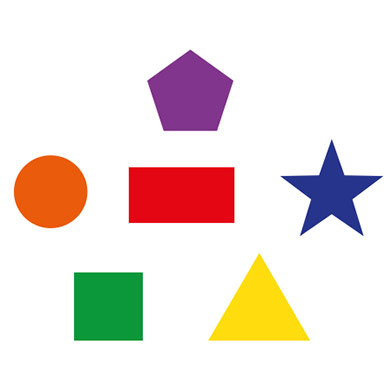
//> input picture resources/shapes.jpg, 392 x 392 px
$ ./7_contour_detection   (built with g++ and OpenCV 4)
//> lines starting //> are read from the running program, lines starting //| are printed output that depends on the picture; after the words box and inside, x2 and y2 are one past the last pixel; in counts of white or black regions, pixels touching at a corner belong together
### 2_join_images_helper.hpp
#include <initializer_list>
#include <opencv2/core.hpp>

using namespace std;
using namespace cv;

Mat hstack(initializer_list<Mat>);
Mat vstack(initializer_list<Mat>);

### 2_join_images_helper.cpp
#include <initializer_list>
#include <vector>
#include <opencv2/core.hpp>
#include <opencv2/imgproc.hpp>
#include "2_join_images_helper.hpp"

using namespace std;
using namespace cv;

Mat hstack(initializer_list<Mat> list) {

    Mat output;
    for (auto m : list) {
        if (m.channels() == CV_8U || m.channels() == CV_8S)
            cvtColor(m, m, COLOR_GRAY2BGR);

        if (output.rows > m.rows) {
            if (m.cols == 0)
                continue;

            Mat add = Mat::zeros(Size(m.cols, output.rows-m.rows), CV_8UC3);
            vconcat(m, add, m);
        } else if (m.rows > output.rows) {
            if (output.cols == 0) {
                output = m;
                continue;
            }
            Mat add = Mat::zeros(Size(output.cols, m.rows-output.rows), CV_8UC3);
            vconcat(output, add, output);
        }

        hconcat(output, m, output);
    }

    return output;
}

// [27 lines left out: function vstack, not called in this run]

### 7_contour_detection.cpp
#include <opencv2/highgui.hpp>
#include <opencv2/imgproc.hpp>
#include "2_join_images_helper.hpp"

using namespace std;
using namespace cv;

void get_contours(InputArray image, InputOutputArray contour_shapes);

int main()
{
    Mat original_shapes(imread("resources/shapes.jpg"));
//> original_shapes is the input picture: 392 rows x 392 cols, CV_8UC3; mean B, G, R 219.9, 225.8, 236.9
    Mat canny_shapes;

    cvtColor(original_shapes, canny_shapes, COLOR_BGR2GRAY);
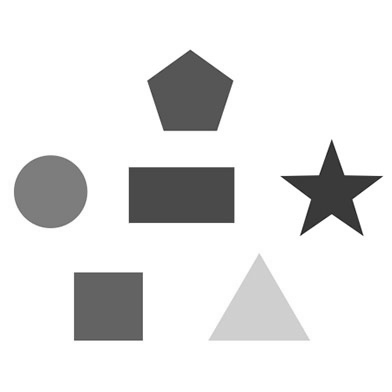
//> canny_shapes: 392 rows x 392 cols, CV_8UC1; min 25, max 255, mean 228.4
    Canny(canny_shapes, canny_shapes, 20, 20);
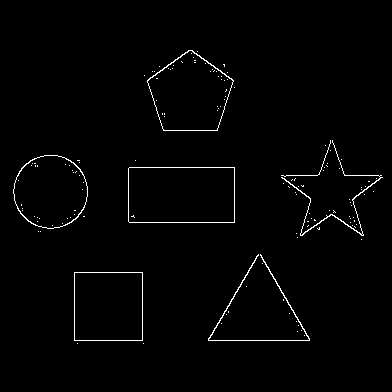
//> canny_shapes: 392 rows x 392 cols, CV_8UC1; 1.4% white in thin lines or dots, all inside (x1, y1, x2, y2) = (13, 50, 383, 344)

    Mat kernel(2, 2, CV_8U, Scalar(1));
    dilate(canny_shapes, canny_shapes, kernel);

    Mat img_eroded;
    erode(canny_shapes, canny_shapes, kernel);
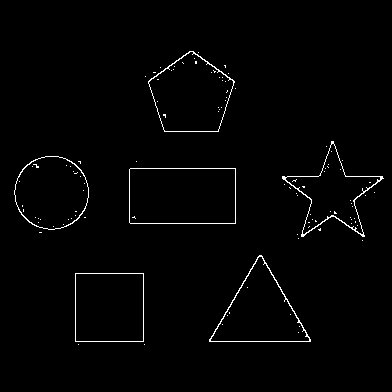
//> canny_shapes: 392 rows x 392 cols, CV_8UC1; 1.4% white in thin lines or dots, all inside (x1, y1, x2, y2) = (14, 51, 384, 345)

    Mat contour_shapes;
    original_shapes.copyTo(contour_shapes);
    get_contours(canny_shapes, contour_shapes);

    Mat shapes(hstack({ original_shapes, canny_shapes, contour_shapes}));
    imshow("shapes", shapes);
    if (waitKey(0) == 'w')
        exit(0);
}

void get_contours(InputArray image, InputOutputArray contour_shapes) {

    vector<vector<Point>> contours;
    vector<Vec4i> hierarchy;
    findContours(image, contours, RETR_EXTERNAL, CHAIN_APPROX_NONE);
//> contours = 31 contours, 25 with area under 20; largest, box (x1, y1, x2, y2) and area: (129, 168, 236, 224) 5829, (148, 51, 235, 132) 4851, (75, 273, 144, 342) 4624, (209, 255, 311, 342) 4508, (14, 156, 89, 230) 4238, (282, 141, 384, 237) 3484
    for (int idx = 0; idx < contours.size(); ++idx) {
        auto con = contours[idx];
        double area = contourArea(con);
        if (area > 50) {

            Scalar color((uchar)rand(), (uchar)rand(), (uchar)rand());
            drawContours(contour_shapes, contours, idx, color, 2);
            auto arcl = arcLength(con, true);

            vector<Point> approx;
            approxPolyDP(con, approx, 0.03*arcl, true);

            auto rect = boundingRect(approx);
            putText(contour_shapes, to_string(approx.size()), Point(rect.x, rect.y+rect.height+12), FONT_HERSHEY_PLAIN, 1, color, 1);
        }
    }
//> this loop made 31 passes
//> (area, arcl, approx, rect) on pass 4: (4507.5, 316, 3 Points (x, y): [209, 339], [310, 341], [261, 255], Rect(209, 255, 102, 87))
//> (area, arcl, rect) on passes 3, 17, 21, 23, 31: (4624, 272, Rect(75, 273, 69, 69)), (5829, 320.8, Rect(129, 168, 107, 56)), (4238.5, 244.2, Rect(14, 156, 75, 74)), (3483.5, 396.1, Rect(282, 141, 101, 96)), (4851, 278.1, Rect(148, 51, 87, 81))
//> pass 3, in get_contours, `putText(contour_shapes, to_string(approx.size()), Point(rect.x, rect.y..`:
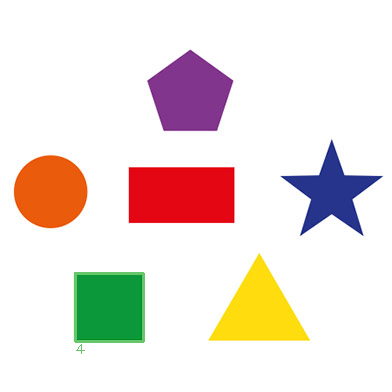
//> contour_shapes: 392 rows x 392 cols, CV_8UC3; 0.54% of pixels changed, all inside (x1, y1, x2, y2) = (74, 272, 145, 354)
//> after the loop:
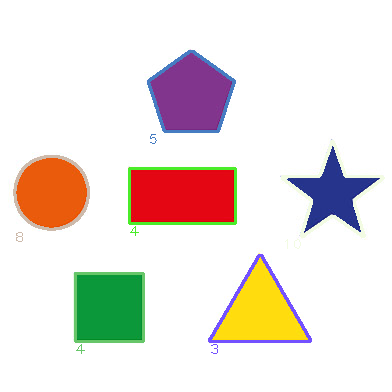
//> contour_shapes: 392 rows x 392 cols, CV_8UC3; 3.31% of pixels changed, all inside (x1, y1, x2, y2) = (13, 50, 385, 354)
//> the loop in hstack, `for (auto m : list)` made 3 passes
//> pass 2, in hstack, `hconcat(output, m, output);`:
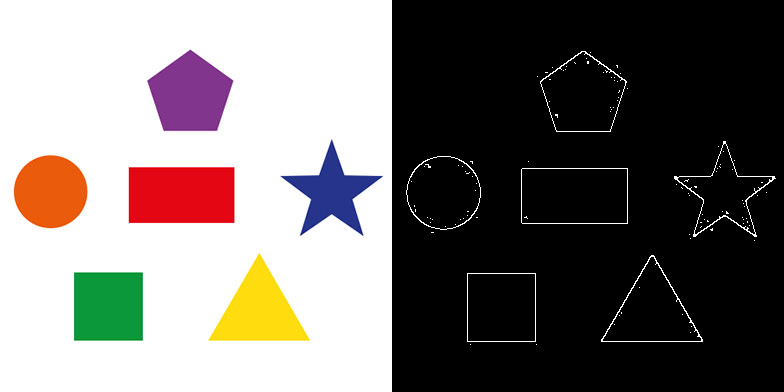
//> output: 392 rows x 784 cols, CV_8UC3; mean B, G, R 111.8, 114.7, 120.3
//> pass 3, in hstack, `hconcat(output, m, output);`:
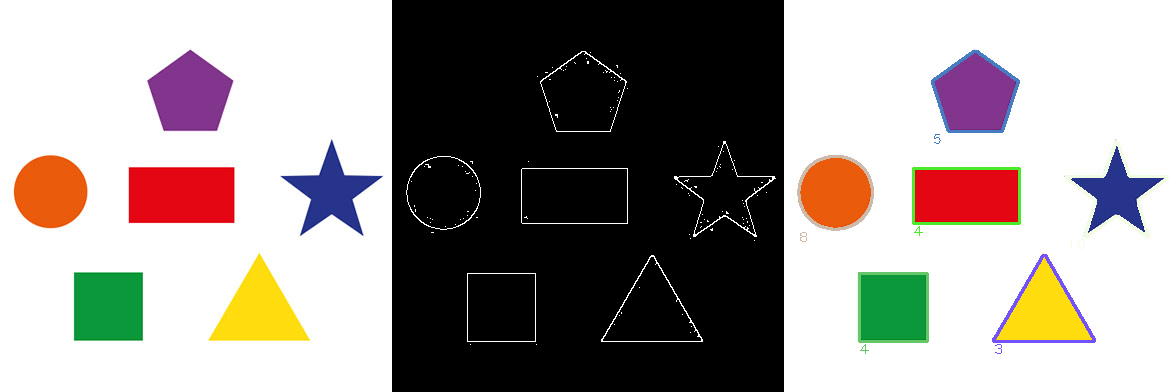
//> output: 392 rows x 1176 cols, CV_8UC3; mean B, G, R 147.9, 151.8, 158.4
//> the space key is pressed
}
